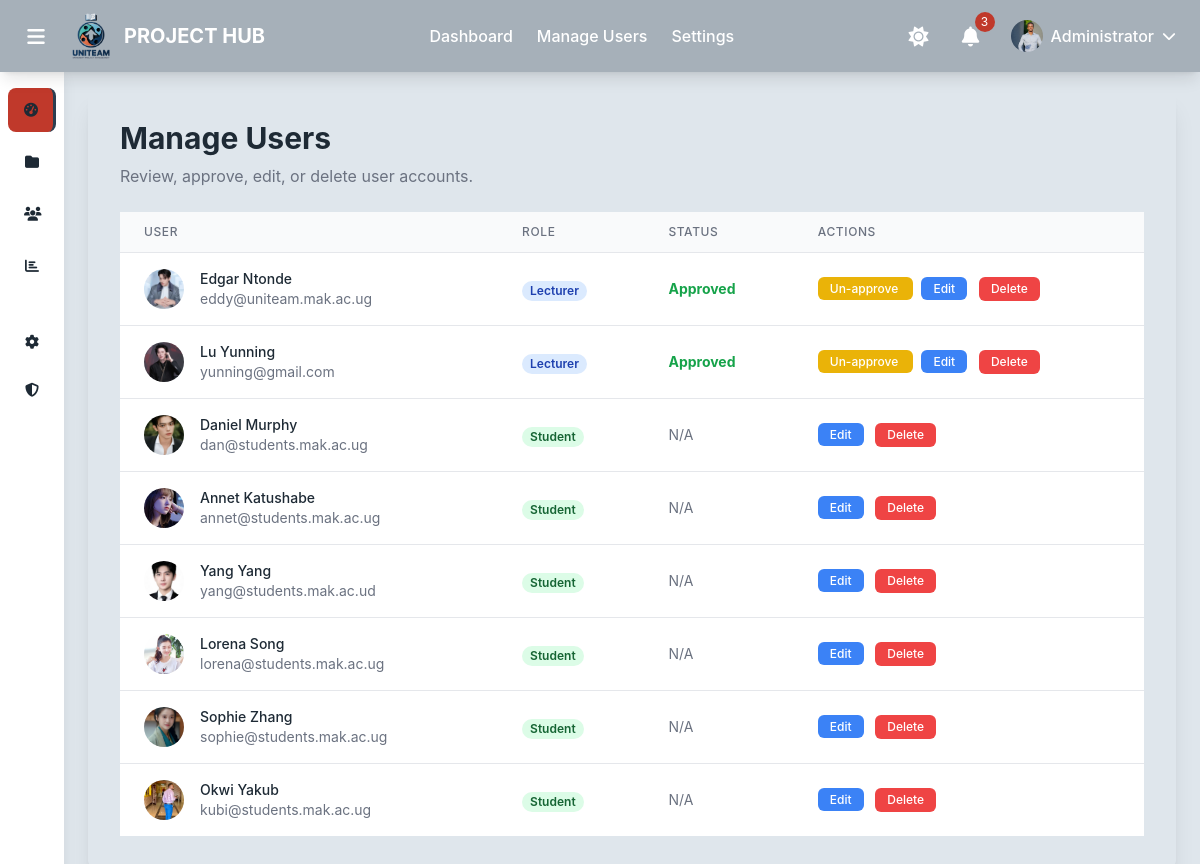
The app's page /accounts/admin/users/ (signed in), older data.
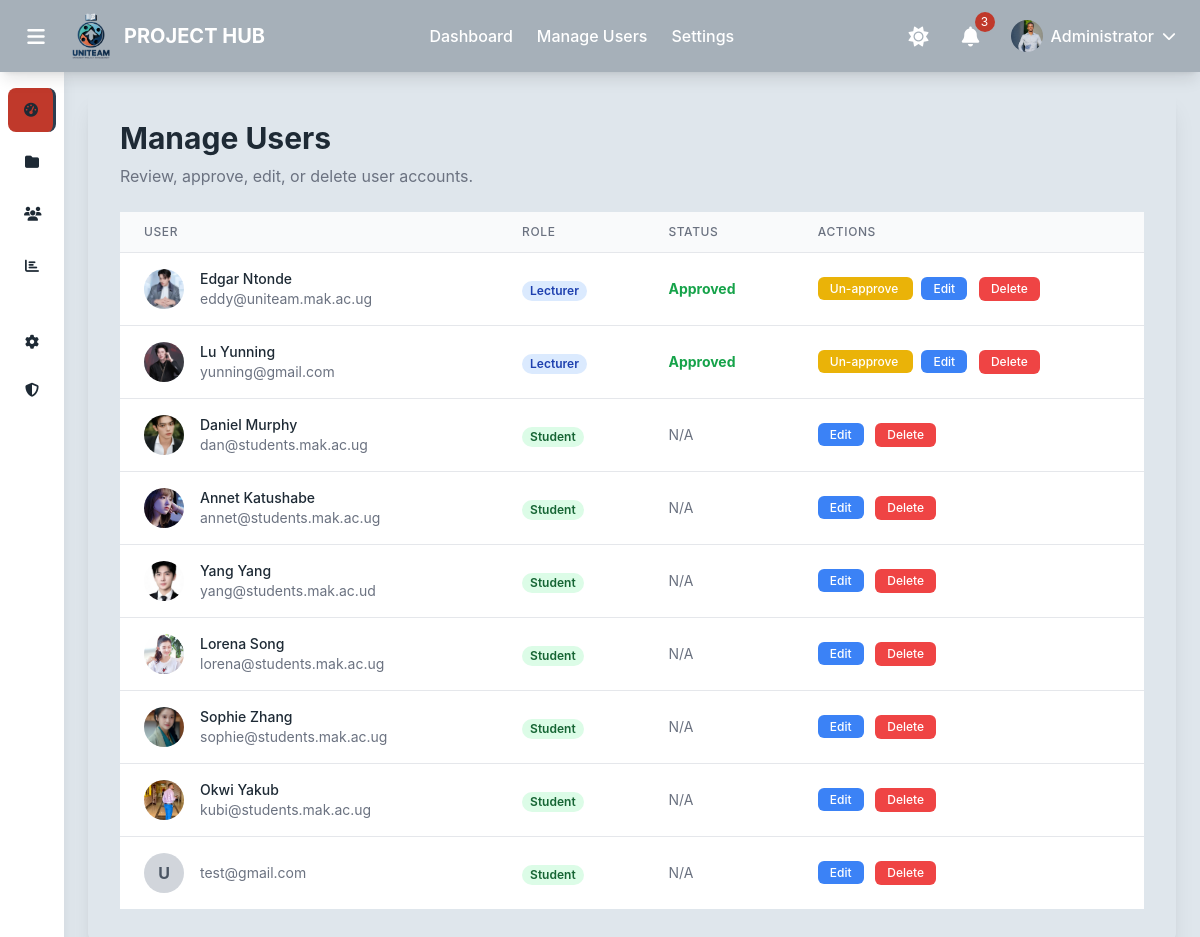
The same page, newer data.
### users/models.py (models this page shows)
class CustomUser(AbstractUser):
    class Role(models.TextChoices):
        ADMIN = "ADMIN", "Admin"
        LECTURER = "LECTURER", "Lecturer"
        STUDENT = "STUDENT", "Student"
    role = models.CharField(max_length=50, choices=Role.choices)
    avatar = models.ImageField(upload_to='avatars/', null=True, blank=True)
    is_approved = models.BooleanField(default=True)
    phone_number = models.CharField(max_length=20, blank=True)
    def get_full_name(self):
        return f"{self.first_name} {self.last_name}"

### users/views.py (the view)
# urls.py: path('admin/users/', views.admin_user_list, name='admin_user_list'),
@login_required
@user_passes_test(is_admin)
def admin_user_list(request):
    users = CustomUser.objects.all().exclude(id=request.user.id).order_by('role', 'date_joined')
    context = {
        'users': users
    }
    return render(request, 'users/admin_user_list.html', context)

### users/views.py (called while the page is built)
def is_admin(user):
    return user.is_authenticated and user.role == CustomUser.Role.ADMIN

### templates/users/admin_user_list.html (shortened to what the changed rows need)
{% extends "base/base_admin.html" %}
{% load static %}
{% block content %}
<div class="surface shadow-xl rounded-lg p-6 md:p-8">
    <h1 class="text-3xl font-bold mb-2">Manage Users</h1>
    <div class="overflow-x-auto">
        <table class="min-w-full divide-y divide-gray-200">
            <thead class="bg-gray-50 dark:bg-gray-700">
                <tr>
                    <th scope="col" class="px-6 py-3 text-left text-xs font-medium text-gray-500 uppercase tracking-wider">User</th>
                    <th scope="col" class="px-6 py-3 text-left text-xs font-medium text-gray-500 uppercase tracking-wider">Role</th>
                    <th scope="col" class="px-6 py-3 text-left text-xs font-medium text-gray-500 uppercase tracking-wider">Status</th>
                    <th scope="col" class="px-6 py-3 text-left text-xs font-medium text-gray-500 uppercase tracking-wider">Actions</th>
                </tr>
            </thead>
            <tbody class="bg-white dark:bg-gray-800 divide-y divide-gray-200 dark:divide-gray-700">
                {% for user in users %}
                <tr>
                    <td class="px-6 py-4 whitespace-nowrap">
                        <div class="flex items-center">
                            <div class="flex-shrink-0 h-10 w-10">
                                {% if user.avatar %}
                                <img class="h-10 w-10 rounded-full object-cover" src="{{ user.avatar.url }}" alt="">
                                {% else %}
                                <div class="h-10 w-10 rounded-full bg-gray-300 flex items-center justify-center text-gray-600 font-bold">
                                    {{ user.first_name.0|default:'U'|upper }}
                                </div>
                                {% endif %}
                            </div>
                            <div class="ml-4">
                                <div class="text-sm font-medium">{{ user.get_full_name }}</div>
                                <div class="text-sm text-gray-500">{{ user.email }}</div>
                            </div>
                        </div>
                    </td>
                    <td class="px-6 py-4 whitespace-nowrap">
                        <span class="px-2 inline-flex text-xs leading-5 font-semibold rounded-full
                            {% if user.role == 'ADMIN' %} bg-red-100 text-red-800
                            {% elif user.role == 'LECTURER' %} bg-blue-100 text-blue-800
                            {% else %} bg-green-100 text-green-800 {% endif %}">
                            {{ user.get_role_display }}
                        </span>
                    </td>
                    <td class="px-6 py-4 whitespace-nowrap text-sm">
                        {% if user.role == 'LECTURER' %}
                            {% if user.is_approved %}
                                <span class="text-green-600 font-bold">Approved</span>
                            {% else %}
                                <span class="text-yellow-600 font-bold">Pending Approval</span>
                            {% endif %}
                        {% else %}
                            <span class="text-gray-500">N/A</span>
                        {% endif %}
                    </td>
                    <td class="px-6 py-4 whitespace-nowrap text-sm font-medium space-x-2">
                        {% if user.role == 'LECTURER' %}
                            <a href="{% url 'admin_toggle_approval' user.id %}" class="text-white px-3 py-1 rounded-md text-xs
                                {% if user.is_approved %} bg-yellow-500 hover:bg-yellow-600 {% else %} bg-green-500 hover:bg-green-600 {% endif %}">
                                {% if user.is_approved %}Un-approve{% else %}Approve{% endif %}
                            </a>
                        {% endif %}
                        <a href="{% url 'admin_edit_user' user.id %}" class="bg-blue-500 hover:bg-blue-600 text-white px-3 py-1 rounded-md text-xs">Edit</a>
                        <form action="{% url 'admin_delete_user' user.id %}" method="post" class="inline" onsubmit="return confirm('Are you sure you want to delete this user? This cannot be undone.');">
                            <button type="submit" class="bg-red-500 hover:bg-red-600 text-white px-3 py-1 rounded-md text-xs">Delete</button>
                        </form>
                    </td>
                </tr>
                {% empty %}
                <tr>
                    <td colspan="4" class="text-center py-4 text-gray-500">No users found.</td>
                </tr>
                {% endfor %}
            </tbody>
        </table>
    </div>
</div>
{% endblock %}

Row changes from the older to the newer data that the page shows:
added CustomUser: first_name.0 "U", email "test@gmail.com", role "Student", shows "N/A"
